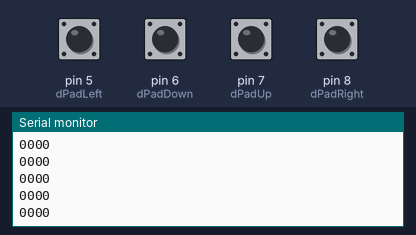
A sketch run on a simulated Arduino Uno, built with avr-gcc and run on an emulated ATmega328P. On the bench: the last lines printed to the serial monitor. The test bench sets the inputs (shaded band); at power-on: pin 5 (dPadLeft), pin 6 (dPadDown), pin 7 (dPadUp), pin 8 (dPadRight) LOW.

Above: at 1.2 s.
1.3 s: pin 5 (dPadLeft) pulled HIGH for 0.15 s
At 1.31 s:
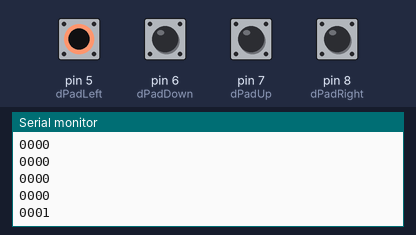
2.9 s: pin 6 (dPadDown) pulled HIGH for 0.15 s
At 2.92 s:
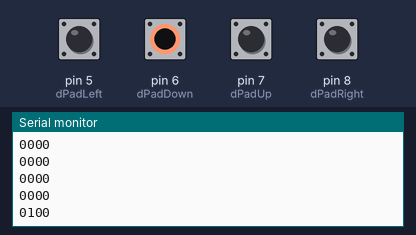
4.5 s: pin 7 (dPadUp) pulled HIGH for 0.15 s
At 4.52 s:
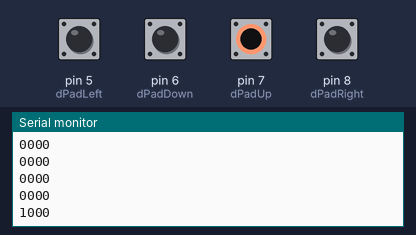
6.1 s: pin 8 (dPadRight) pulled HIGH for 0.15 s
At 6.13 s:
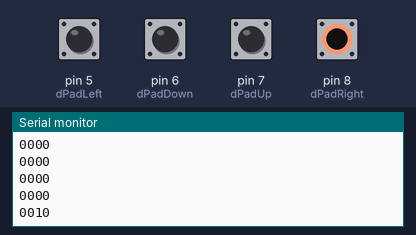
Timing chart, 0 to 8.7 s (numbered marks = the images above; inputs shaded):
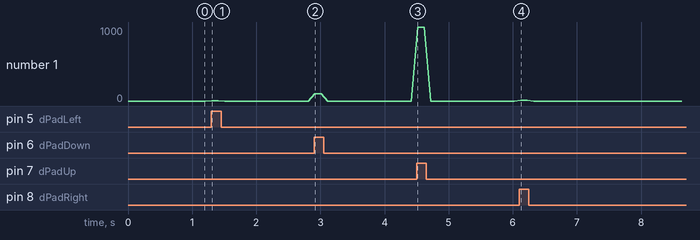

The sketch:

gamePadDpadSerialShower.ino
```cpp
#define dPadUp 7
#define dPadDown 6
#define dPadRight 8
#define dPadLeft 5


int dPadUpState = 0;
int dPadDownState = 0;
int dPadRightState = 0;
int dPadLeftState = 0;
void setup()
{
  Serial.begin(9600);
  pinMode(dPadUp, INPUT);
  pinMode(dPadDown, INPUT);
  pinMode(dPadRight, INPUT);
  pinMode(dPadLeft, INPUT);

}

void loop()
{
  dPadUpState = digitalRead(dPadUp);
  dPadDownState = digitalRead(dPadDown);
  dPadRightState = digitalRead(dPadRight);
  dPadLeftState = digitalRead(dPadLeft);

  Serial.println((String)dPadUpState + (String)dPadDownState + (String)dPadRightState + (String)dPadLeftState);

  delay(100);
}
```

Measured:
- after the input at 1.3 s, the serial monitor: prints a new line at once (image 1)
- after the input at 2.9 s, the serial monitor: prints a new line at once (image 2)
- after the input at 4.5 s, the serial monitor: prints a new line at once (image 3)
- after the input at 6.1 s, the serial monitor: prints a new line at once (image 4)
